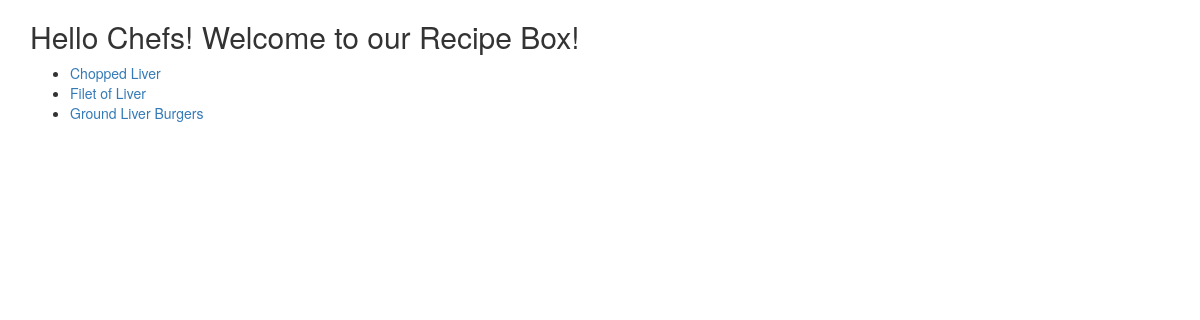
Before: / with the older database file.
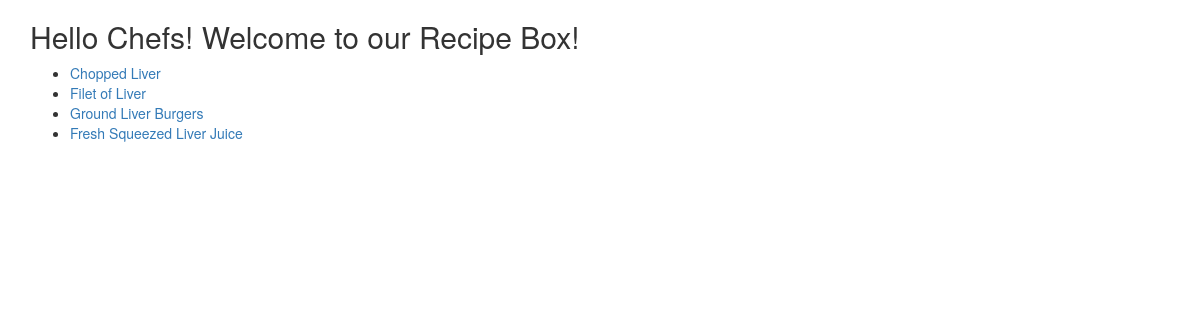
After: the same page with the newer database file.
### homepage/models.py (models this page shows, shortened)
class Recipe(models.Model):
    title = models.CharField(max_length=50)
    author = models.ForeignKey(Author, on_delete=models.CASCADE)
    description = models.TextField()
    time_required = models.CharField(max_length=50)
    instructions = models.TextField()

### homepage/views.py (the view)
# urls.py: path('', index),
def index(request):
    my_recipes = Recipe.objects.all()
    return render(request, "index.html", {"recipes": my_recipes})

### templates/index.html (shortened to what this page needs)
<link rel="stylesheet" href="https://maxcdn.bootstrapcdn.com/bootstrap/3.3.7/css/bootstrap.min.css">
<link rel="stylesheet" href="https://maxcdn.bootstrapcdn.com/bootstrap/3.3.7/css/bootstrap-theme.min.css">
<div class="container">
    <h2>Hello Chefs! Welcome to our Recipe Box!</h2>
    <ul>
    {% for post in recipes %}
    <li>
        <a href="/recipe/{{ post.id }}">{{ post.title }}</a>
    </li>
    {% endfor %}
    </ul>
</div>

Changed rows visible on the page:
added Recipe: title "Fresh Squeezed Liver Juice"
